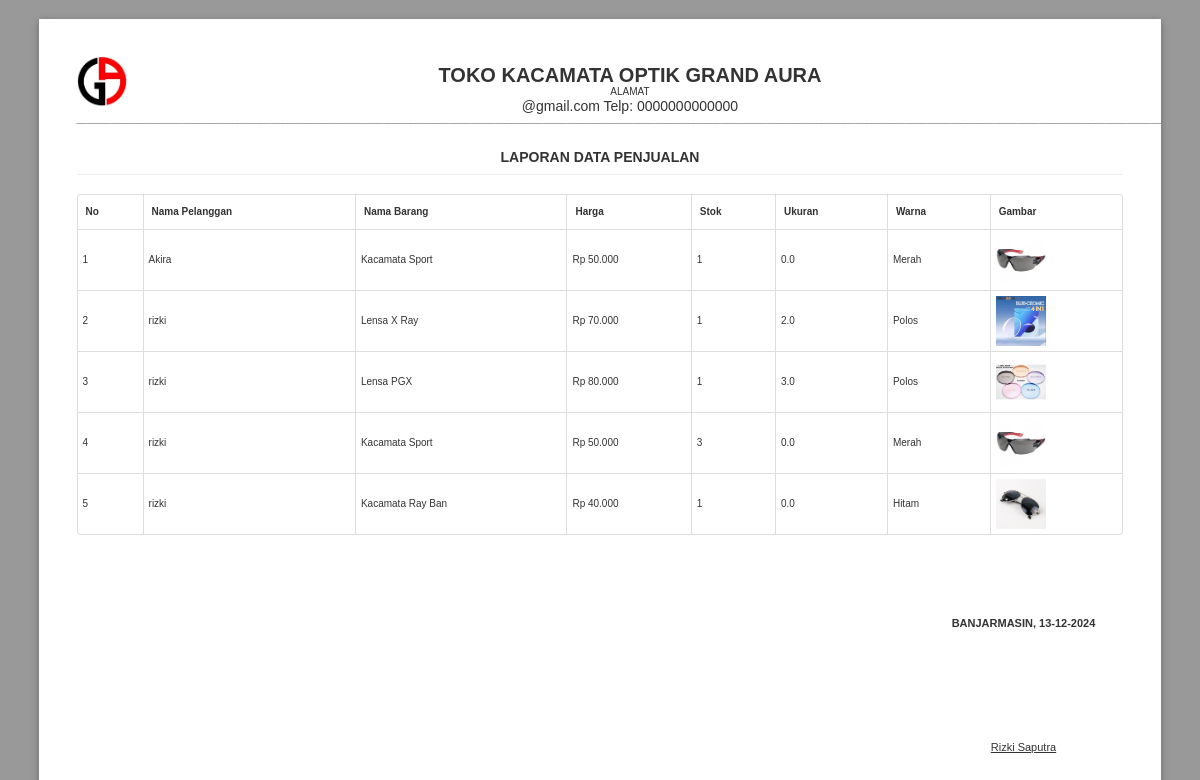
/laporan-penjualan.php, run on the app's committed database.
### tables this page shows
CREATE TABLE `cart` (
  `id` int(11) NOT NULL,
  `user_id` int(11) NOT NULL,
  `name` varchar(100) NOT NULL,
  `price` int(11) NOT NULL,
  `quantity` int(11) NOT NULL,
  `image` varchar(100) NOT NULL,
  `ukuran` varchar(100) NOT NULL,
  `warna` varchar(100) NOT NULL
);

CREATE TABLE `pelanggan` (
  `id` int(11) NOT NULL,
  `kode` varchar(50) DEFAULT NULL,
  `nama` varchar(150) DEFAULT NULL,
  `umur` varchar(100) NOT NULL,
  `alamat` text DEFAULT NULL,
  `hp` varchar(18) DEFAULT NULL,
  `username` varchar(50) DEFAULT NULL,
  `password` varchar(255) DEFAULT NULL,
  `verifikasi` enum('sudah_verifikasi','waiting','data_tidak_valid') DEFAULT NULL,
  `email` varchar(100) DEFAULT NULL,
  `tgl_daftar` date DEFAULT NULL,
  `kelamin` enum('Pria','Wanita') NOT NULL
);

CREATE TABLE `pengaturan` (
  `id` int(11) NOT NULL,
  `ttd` varchar(150) DEFAULT NULL
);

### laporan-penjualan.php (the view, shortened to what this page needs)
<!DOCTYPE html>
<html lang="en">
<head>
  <link rel="stylesheet" href="assets/dist/css/normalize.min.css">
  <link rel="stylesheet" href="assets/dist/css/paper.css">
  <link rel="stylesheet" href="assets/dist/css/bs.css">
</head>
<body class="A4 landscape">
  <?php
  include('koneksi.php');
  ?>
  <section class="sheet padding-10mm" style="height: auto; font-size: 10px;">
    <img src="assets/img/logo.jpg" style="width: 50px; float: left; margin-right: 10px;" class="text-center">
    <h1 class="text-center" style="margin-bottom: -10px;">TOKO KACAMATA OPTIK GRAND AURA</h1>
    <p class="text-center" style="margin-bottom: 0px;">ALAMAT</p>
    <h3 class="text-center" style="margin-bottom: -10px;">@gmail.com Telp: 0000000000000</h3>
    <p><b>____________________________________________________________________________________________________________________________________________________________________________________________________</b></p>
    <h4 class="text-center">LAPORAN DATA PENJUALAN</h4>
    <hr>
    <table class="table table-bordered" id="example2">
      <thead>
        <tr>
          <th>No</th>
          <th>Nama Pelanggan</th>
          <th>Nama Barang</th>
          <th>Harga</th>
          <th>Stok</th>
          <th>Ukuran</th>
          <th>Warna</th>
          <th>Gambar</th>
        </tr>
      </thead>
      <tbody>
        <?php
        $query = "
          SELECT cart.*, pelanggan.nama AS nama_pelanggan
          FROM cart
          JOIN pelanggan ON cart.user_id = pelanggan.id
        ";
        $datas = mysqli_query($koneksi, $query) or die(mysqli_error($koneksi));
        $no = 1;
        while ($row = mysqli_fetch_assoc($datas)) {
        ?>
          <tr>
            <td><?= $no; ?></td>
            <td><?= $row['nama_pelanggan']; ?></td>
            <td><?= $row['name']; ?></td>
            <td>Rp <?= number_format($row['price'], 0, ',', '.'); ?></td>
            <td><?= $row['quantity']; ?></td>
            <td><?= $row['ukuran']; ?></td>
            <td><?= $row['warna']; ?></td>
            <td><img src="assets/img/<?= $row['image']; ?>" width="50"></td>
          </tr>
        <?php $no++;
        } ?>
      </tbody>
    </table>
    <table style="width: 200px; font-size: 11px; float: right; margin-top: 60px;">
      <tr>
        <th colspan="2">BANJARMASIN, <?= date('d-m-Y'); ?></th>
      </tr>
      <tr style="height: 100px;">
        <td style="width: 50%"></td>
      </tr>
      <tr>
        <td>
          <span style="text-decoration: underline;">
            <?php
            $data_ttd = mysqli_query($koneksi, "SELECT * FROM pengaturan WHERE id = '1'");
            $row_ttd = mysqli_fetch_assoc($data_ttd);
            ?>
            <?= $row_ttd['ttd']; ?>
          </span>
          <br>
        </td>
      </tr>
    </table>
  </section>
</body>
</html>

### laporan-penjualan.php (style rules this page uses)
body { background-color: #999; }
* { font-family: "Arial"; }
.text-center { text-align: center; }
h1 { font-size: 20px; }
h3 { font-size: 14px; font-weight: normal; margin-top: -8px; }
h4 { margin-top: 20px; text-transform: uppercase; margin-bottom: -10px; }
td { padding: 5px !important; text-align: center; vertical-align: middle !important; }

### data on the page
cart: pelanggan.nama "Akira", name "Kacamata Sport", price "50.000", quantity "1", ukuran "0.0", warna "Merah", image (picture)
cart: pelanggan.nama "rizki", name "Lensa X Ray", price "70.000", quantity "1", ukuran "2.0", warna "Polos", image (picture)
cart: pelanggan.nama "rizki", name "Lensa PGX", price "80.000", quantity "1", ukuran "3.0", warna "Polos", image (picture)
cart: pelanggan.nama "rizki", name "Kacamata Sport", price "50.000", quantity "3", ukuran "0.0", warna "Merah", image (picture)
cart: pelanggan.nama "rizki", name "Kacamata Ray Ban", price "40.000", quantity "1", ukuran "0.0", warna "Hitam", image (picture)
pengaturan: ttd "Rizki Saputra"
